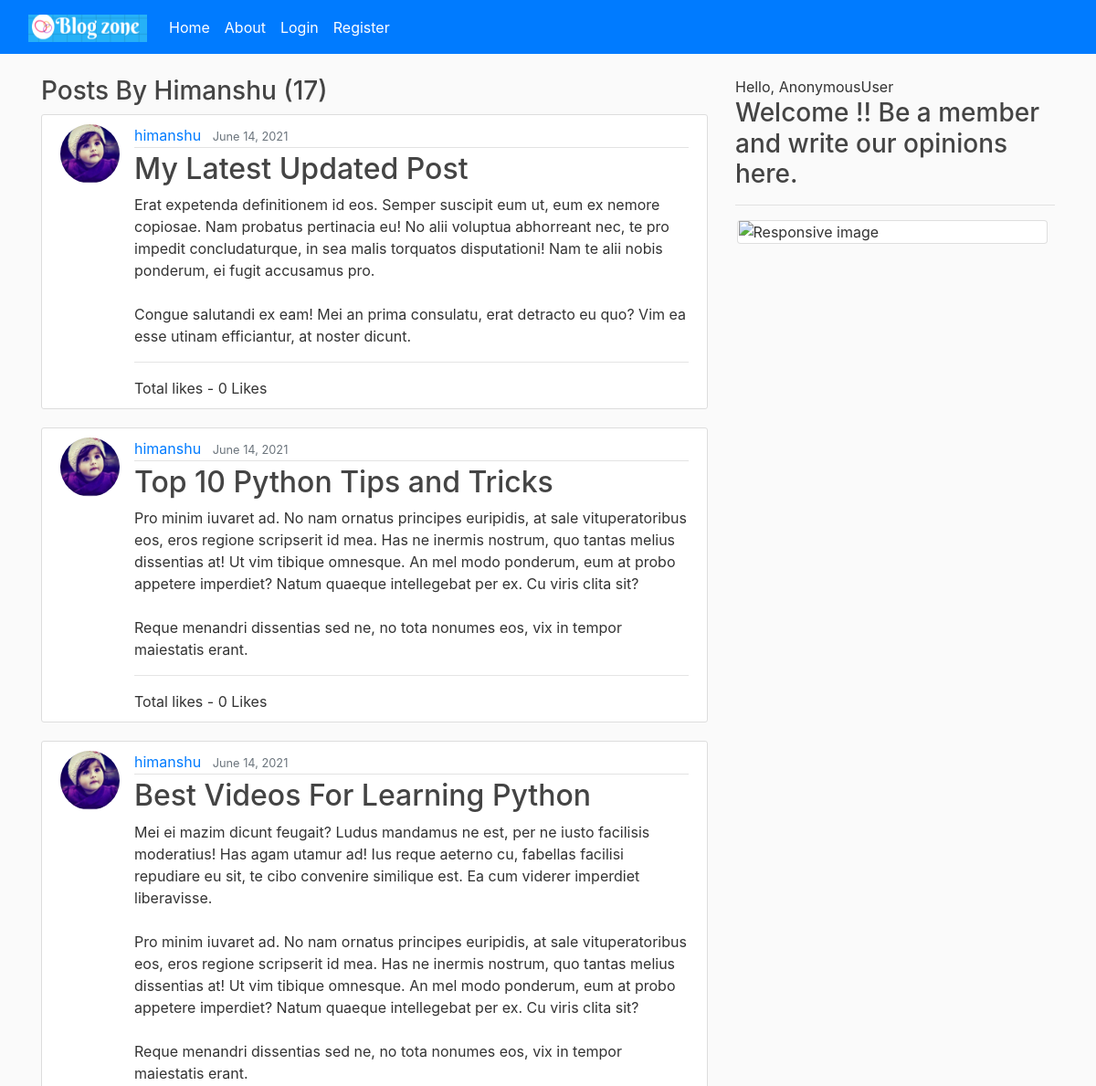
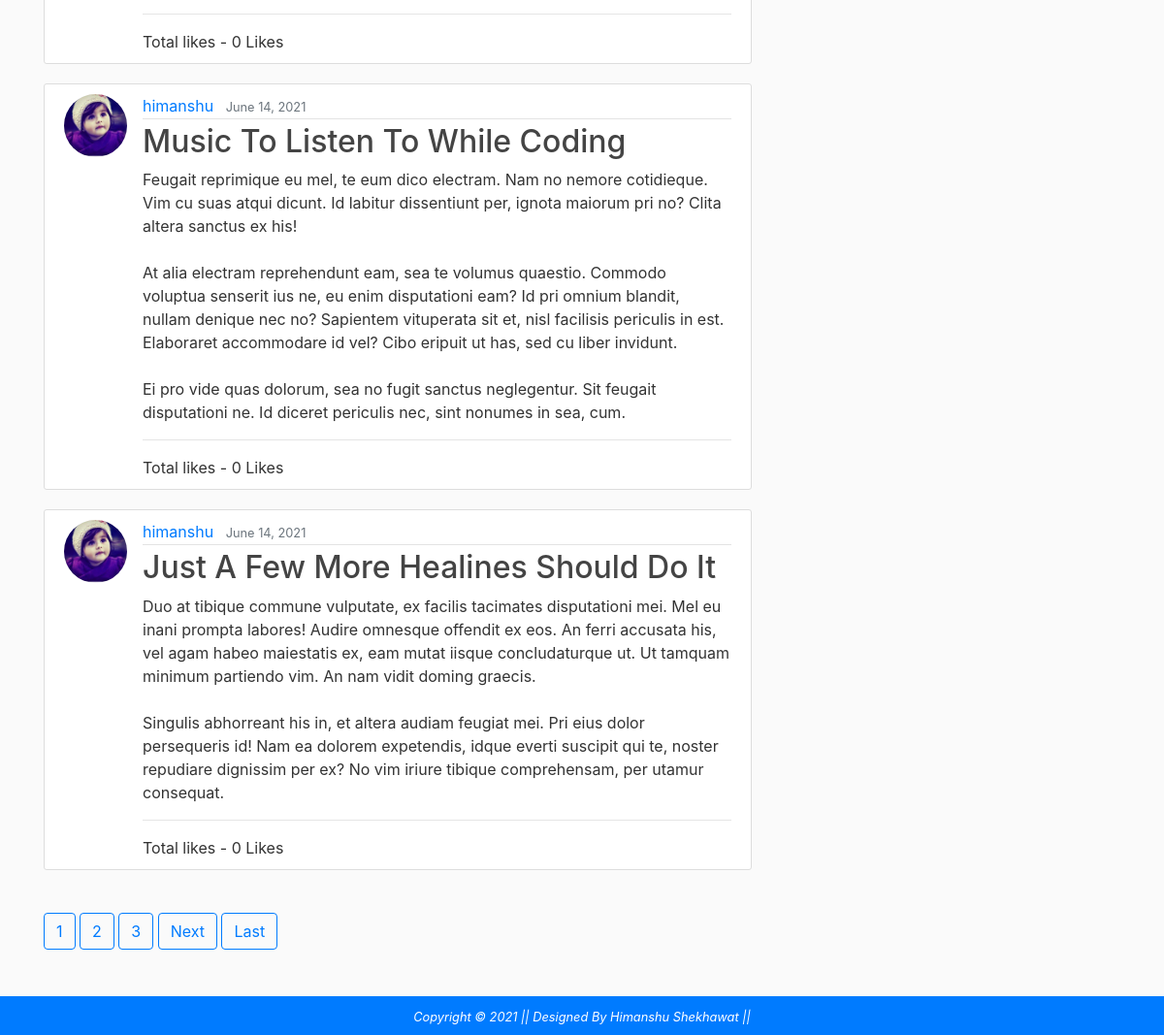
The app's page /user/himanshu with its own data (2 pictures, top to bottom).
### blog/models.py (models this page shows, shortened)
class Post(models.Model):
	title = models.CharField(max_length=100)
	content = models.TextField()
	date_created = models.DateTimeField(default=timezone.now)
	author = models.ForeignKey(User, on_delete=models.CASCADE)
	likes = models.ManyToManyField(User, related_name='likes',blank=True)
	def total_likes(self):
		return self.likes.count()

### users/models.py (models this page shows, shortened)
class Profile(models.Model):
	user = models.OneToOneField(User, on_delete =models.CASCADE)
	image =models.ImageField(default='default.jpg', upload_to='profile_pics')

### blog/views.py (the view)
# urls.py: path('user/<str:username>', UserPostListView.as_view(), name='user-posts'),
class UserPostListView(ListView):
    model = Post
    template_name = 'blog/user_posts.html'
    context_object_name = 'posts'
    paginate_by = 5
    def get_queryset(self):
        user =  get_object_or_404(User, username=self.kwargs.get('username'))
        return Post.objects.filter(author=user).order_by('-date_created')

### blog/templates/blog/user_posts.html (shortened to what this page needs)
{% extends 'blog/base.html' %}
{% load static %}
{% block content %}
<h3 class="text-capitalize">Posts by {{ view.kwargs.username }} ({{page_obj.paginator.count }})</h3>
{% for post in posts %}
        <article class="media content-section">
          <img class="rounded-circle article-img" src="{{ post.author.profile.image.url }}">
          <div class="media-body">
            <div class="article-metadata">
              <a class="mr-2" href="{% url 'user-posts' post.author.username %}">{{ post.author }}</a>
              <small class="text-muted">{{ post.date_created | date:"F d, Y" }}</small>
            </div>
            <h2><a class="article-title" href="{% url 'post-detail' post.pk %}">{{ post.title }}</a></h2>
            <p class="article-content">{{ post.content }}</p>
            <hr>
            Total likes - {{ post.total_likes }} Like{{ post.total_likes|pluralize  }}
          </div>
        </article>
 {% endfor %}
 <br>
 {% if is_paginated %}
   {% for num in page_obj.paginator.page_range %}
     {% if page_obj.number == num %}
        <a class="btn btn-outline-primary mb-" href="?page={{ num }}">{{ num }}</a>
     {% elif num > page_obj.number|add:'-3' and num < page_obj.number|add:'3' %}
        <a class="btn btn-outline-primary mb-" href="?page={{ num }}">{{ num }}</a>
     {% endif %}
   {% endfor %}
   {% if page_obj.has_next %}
        <a class="btn btn-outline-primary mb-" href="?page={{ page_obj.next_page_number }}">Next</a>
        <a class="btn btn-outline-primary mb-" href="?page={{ page_obj.paginator.num_pages }}">Last</a>
   {% endif %}
 {% endif %}
{% endblock content %}

### static/css/main.css (style rules this page uses)
body { background: #fafafa; color: #333333; margin-top: 0rem; }
h1, h2, h3, h4, h5, h6 { color: #444444; }
.content-section { background: #ffffff; padding: 10px 20px; border: 1px solid #dddddd; border-radius: 3px; margin-bottom: 20px; }
.article-title { color: #444444; }
.article-content { white-space: pre-line; }
.article-img { height: 65px; width: 65px; margin-right: 16px; }
.article-metadata { padding-bottom: 1px; margin-bottom: 4px; border-bottom: 1px solid #e3e3e3 }

### records on screen
Post: author.profile.image (picture), author "himanshu", date_created "June 14, 2021", title "My Latest Updated Post", content "Erat expetenda definitionem id eos. Semper suscipit eum ut, eum ex nemore copiosae. Nam probatus pertinacia eu! No alii voluptua abhorreant nec, te pro impedit concludaturque, in sea malis torquatos disputationi! Nam te alii nobis ponderum, ei fugit accusamus pro. Congue salutandi ex eam! Mei an prima consulatu, erat detracto eu quo? Vim ea esse utinam efficiantur, at noster dicunt.", total_likes "0"
Post: author.profile.image (picture), author "himanshu", date_created "June 14, 2021", title "Top 10 Python Tips and Tricks", content "Pro minim iuvaret ad. No nam ornatus principes euripidis, at sale vituperatoribus eos, eros regione scripserit id mea. Has ne inermis nostrum, quo tantas melius dissentias at! Ut vim tibique omnesque. An mel modo ponderum, eum at probo appetere imperdiet? Natum quaeque intellegebat per ex. Cu viris clita sit? Reque menandri dissentias sed ne, no tota nonumes eos, vix in tempor maiestatis erant.", total_likes "0"
Post: author.profile.image (picture), author "himanshu", date_created "June 14, 2021", title "Best Videos For Learning Python", content "Mei ei mazim dicunt feugait? Ludus mandamus ne est, per ne iusto facilisis moderatius! Has agam utamur ad! Ius reque aeterno cu, fabellas facilisi repudiare eu sit, te cibo convenire similique est. Ea cum viderer imperdiet liberavisse. Pro minim iuvaret ad. No nam ornatus principes euripidis, at sale vituperatoribus eos, eros regione scripserit id mea. Has ne inermis nostrum, quo tantas melius dissentias at! Ut vim tibique omnesque. An mel modo ponderum, eum at probo appetere imperdiet? Natum quaeque intellegebat per ex. Cu viris clita sit? Reque menandri dissentias sed ne, no tota nonumes eos, vix in tempor maiestatis erant.", total_likes "0"
Post: author.profile.image (picture), author "himanshu", date_created "June 14, 2021", title "Music To Listen To While Coding", content "Feugait reprimique eu mel, te eum dico electram. Nam no nemore cotidieque. Vim cu suas atqui dicunt. Id labitur dissentiunt per, ignota maiorum pri no? Clita altera sanctus ex his! At alia electram reprehendunt eam, sea te volumus quaestio. Commodo voluptua senserit ius ne, eu enim disputationi eam? Id pri omnium blandit, nullam denique nec no? Sapientem vituperata sit et, nisl facilisis periculis in est. Elaboraret accommodare id vel? Cibo eripuit ut has, sed cu liber invidunt. Ei pro vide quas dolorum, sea no fugit sanctus neglegentur. Sit feugait disputationi ne. Id diceret periculis nec, sint nonumes in sea, cum.", total_likes "0"
Post: author.profile.image (picture), author "himanshu", date_created "June 14, 2021", title "Just A Few More Healines Should Do It", content "Duo at tibique commune vulputate, ex facilis tacimates disputationi mei. Mel eu inani prompta labores! Audire omnesque offendit ex eos. An ferri accusata his, vel agam habeo maiestatis ex, eam mutat iisque concludaturque ut. Ut tamquam minimum partiendo vim. An nam vidit doming graecis. Singulis abhorreant his in, et altera audiam feugiat mei. Pri eius dolor persequeris id! Nam ea dolorem expetendis, idque everti suscipit qui te, noster repudiare dignissim per ex? No vim iriure tibique comprehensam, per utamur consequat.", total_likes "0"

### other values on screen
{{ view.kwargs.username }} "Himanshu"
{{ page_obj.paginator.count }} "17"
{{ num }} "1"
{{ num }} "2" "3"
{{ request.user }} "AnonymousUser"
